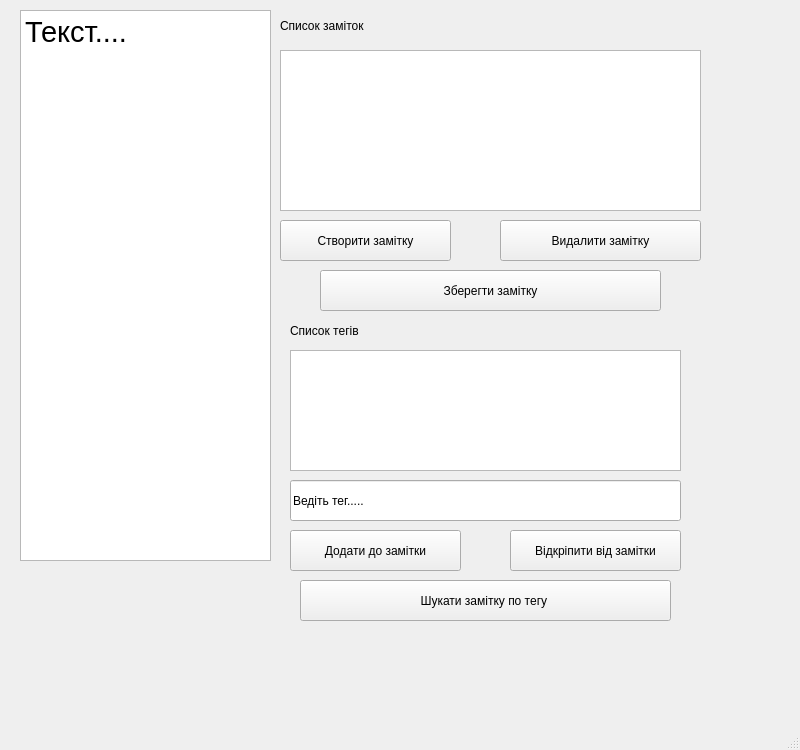
<?xml version="1.0" encoding="UTF-8"?>
<ui version="4.0">
 <class>MainWindow</class>
 <widget class="QMainWindow" name="MainWindow">
  <property name="geometry">
   <rect>
    <x>0</x>
    <y>0</y>
    <width>800</width>
    <height>750</height>
   </rect>
  </property>
  <property name="windowTitle">
   <string>MainWindow</string>
  </property>
  <widget class="QWidget" name="centralwidget">
   <widget class="QTextEdit" name="textEdit">
    <property name="geometry">
     <rect>
      <x>20</x>
      <y>10</y>
      <width>251</width>
      <height>551</height>
     </rect>
    </property>
    <property name="html">
     <string>&lt;!DOCTYPE HTML PUBLIC &quot;-//W3C//DTD HTML 4.0//EN&quot; &quot;http://www.w3.org/TR/REC-html40/strict.dtd&quot;&gt;
&lt;html&gt;&lt;head&gt;&lt;meta name=&quot;qrichtext&quot; content=&quot;1&quot; /&gt;&lt;style type=&quot;text/css&quot;&gt;
p, li { white-space: pre-wrap; }
&lt;/style&gt;&lt;/head&gt;&lt;body style=&quot; font-family:'MS Shell Dlg 2'; font-size:8pt; font-weight:400; font-style:normal;&quot;&gt;
&lt;p style=&quot; margin-top:0px; margin-bottom:0px; margin-left:0px; margin-right:0px; -qt-block-indent:0; text-indent:0px;&quot;&gt;&lt;span style=&quot; font-size:22pt;&quot;&gt;Текст....&lt;/span&gt;&lt;/p&gt;&lt;/body&gt;&lt;/html&gt;</string>
    </property>
   </widget>
   <widget class="QLabel" name="label">
    <property name="geometry">
     <rect>
      <x>280</x>
      <y>0</y>
      <width>221</width>
      <height>51</height>
     </rect>
    </property>
    <property name="text">
     <string>Cписок заміток</string>
    </property>
   </widget>
   <widget class="QListWidget" name="list_1">
    <property name="geometry">
     <rect>
      <x>280</x>
      <y>50</y>
      <width>421</width>
      <height>161</height>
     </rect>
    </property>
   </widget>
   <widget class="QPushButton" name="btn_meke">
    <property name="geometry">
     <rect>
      <x>280</x>
      <y>220</y>
      <width>171</width>
      <height>41</height>
     </rect>
    </property>
    <property name="text">
     <string>Створити замітку</string>
    </property>
   </widget>
   <widget class="QPushButton" name="btn_delete">
    <property name="geometry">
     <rect>
      <x>500</x>
      <y>220</y>
      <width>201</width>
      <height>41</height>
     </rect>
    </property>
    <property name="text">
     <string>Видалити замітку</string>
    </property>
   </widget>
   <widget class="QPushButton" name="btn_save">
    <property name="geometry">
     <rect>
      <x>320</x>
      <y>270</y>
      <width>341</width>
      <height>41</height>
     </rect>
    </property>
    <property name="text">
     <string>Зберегти замітку</string>
    </property>
   </widget>
   <widget class="QListWidget" name="list_2">
    <property name="geometry">
     <rect>
      <x>290</x>
      <y>350</y>
      <width>391</width>
      <height>121</height>
     </rect>
    </property>
   </widget>
   <widget class="QPushButton" name="btn_search">
    <property name="geometry">
     <rect>
      <x>300</x>
      <y>580</y>
      <width>371</width>
      <height>41</height>
     </rect>
    </property>
    <property name="text">
     <string>Шукати замітку по тегу </string>
    </property>
   </widget>
   <widget class="QLabel" name="label_2">
    <property name="geometry">
     <rect>
      <x>290</x>
      <y>310</y>
      <width>221</width>
      <height>41</height>
     </rect>
    </property>
    <property name="styleSheet">
     <string notr="true"/>
    </property>
    <property name="text">
     <string>Список тегів</string>
    </property>
   </widget>
   <widget class="QPushButton" name="btn_add">
    <property name="geometry">
     <rect>
      <x>290</x>
      <y>530</y>
      <width>171</width>
      <height>41</height>
     </rect>
    </property>
    <property name="text">
     <string>Додати до замітки</string>
    </property>
   </widget>
   <widget class="QPushButton" name="btn_detach">
    <property name="geometry">
     <rect>
      <x>510</x>
      <y>530</y>
      <width>171</width>
      <height>41</height>
     </rect>
    </property>
    <property name="text">
     <string>Відкріпити від замітки</string>
    </property>
   </widget>
   <widget class="QLineEdit" name="lineEdit">
    <property name="geometry">
     <rect>
      <x>290</x>
      <y>480</y>
      <width>391</width>
      <height>41</height>
     </rect>
    </property>
    <property name="text">
     <string>Ведіть тег.....</string>
    </property>
   </widget>
   <zorder>btn_search</zorder>
   <zorder>textEdit</zorder>
   <zorder>label</zorder>
   <zorder>list_1</zorder>
   <zorder>btn_meke</zorder>
   <zorder>btn_delete</zorder>
   <zorder>btn_save</zorder>
   <zorder>list_2</zorder>
   <zorder>label_2</zorder>
   <zorder>btn_add</zorder>
   <zorder>btn_detach</zorder>
   <zorder>lineEdit</zorder>
  </widget>
  <widget class="QMenuBar" name="menubar">
   <property name="geometry">
    <rect>
     <x>0</x>
     <y>0</y>
     <width>800</width>
     <height>18</height>
    </rect>
   </property>
  </widget>
  <widget class="QStatusBar" name="statusbar"/>
 </widget>
 <resources/>
 <connections/>
</ui>
